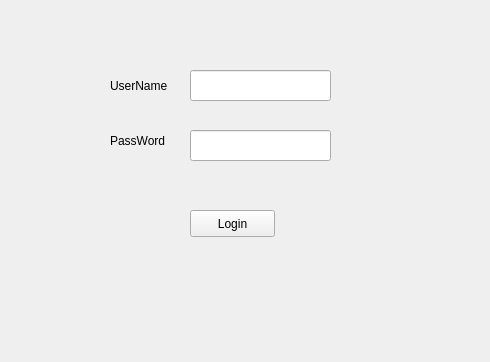
<?xml version="1.0" encoding="UTF-8"?>
<ui version="4.0">
 <class>Login</class>
 <widget class="QWidget" name="Login">
  <property name="geometry">
   <rect>
    <x>0</x>
    <y>0</y>
    <width>490</width>
    <height>362</height>
   </rect>
  </property>
  <property name="windowTitle">
   <string>Form</string>
  </property>
  <widget class="QLabel" name="label">
   <property name="geometry">
    <rect>
     <x>110</x>
     <y>70</y>
     <width>71</width>
     <height>31</height>
    </rect>
   </property>
   <property name="text">
    <string>UserName</string>
   </property>
  </widget>
  <widget class="QLabel" name="label_2">
   <property name="geometry">
    <rect>
     <x>110</x>
     <y>130</y>
     <width>71</width>
     <height>21</height>
    </rect>
   </property>
   <property name="text">
    <string>PassWord</string>
   </property>
  </widget>
  <widget class="QLineEdit" name="lineEdit">
   <property name="geometry">
    <rect>
     <x>190</x>
     <y>70</y>
     <width>141</width>
     <height>31</height>
    </rect>
   </property>
  </widget>
  <widget class="QPushButton" name="Login_2">
   <property name="geometry">
    <rect>
     <x>190</x>
     <y>210</y>
     <width>85</width>
     <height>27</height>
    </rect>
   </property>
   <property name="text">
    <string>Login</string>
   </property>
  </widget>
  <widget class="QLineEdit" name="lineEdit_2">
   <property name="geometry">
    <rect>
     <x>190</x>
     <y>130</y>
     <width>141</width>
     <height>31</height>
    </rect>
   </property>
  </widget>
 </widget>
 <tabstops>
  <tabstop>lineEdit</tabstop>
  <tabstop>lineEdit_2</tabstop>
  <tabstop>Login_2</tabstop>
 </tabstops>
 <resources/>
 <connections>
  <connection>
   <sender>Login_2</sender>
   <signal>clicked()</signal>
   <receiver>Login</receiver>
   <slot>close()</slot>
   <hints>
    <hint type="sourcelabel">
     <x>225</x>
     <y>226</y>
    </hint>
    <hint type="destinationlabel">
     <x>124</x>
     <y>276</y>
    </hint>
   </hints>
  </connection>
 </connections>
</ui>
